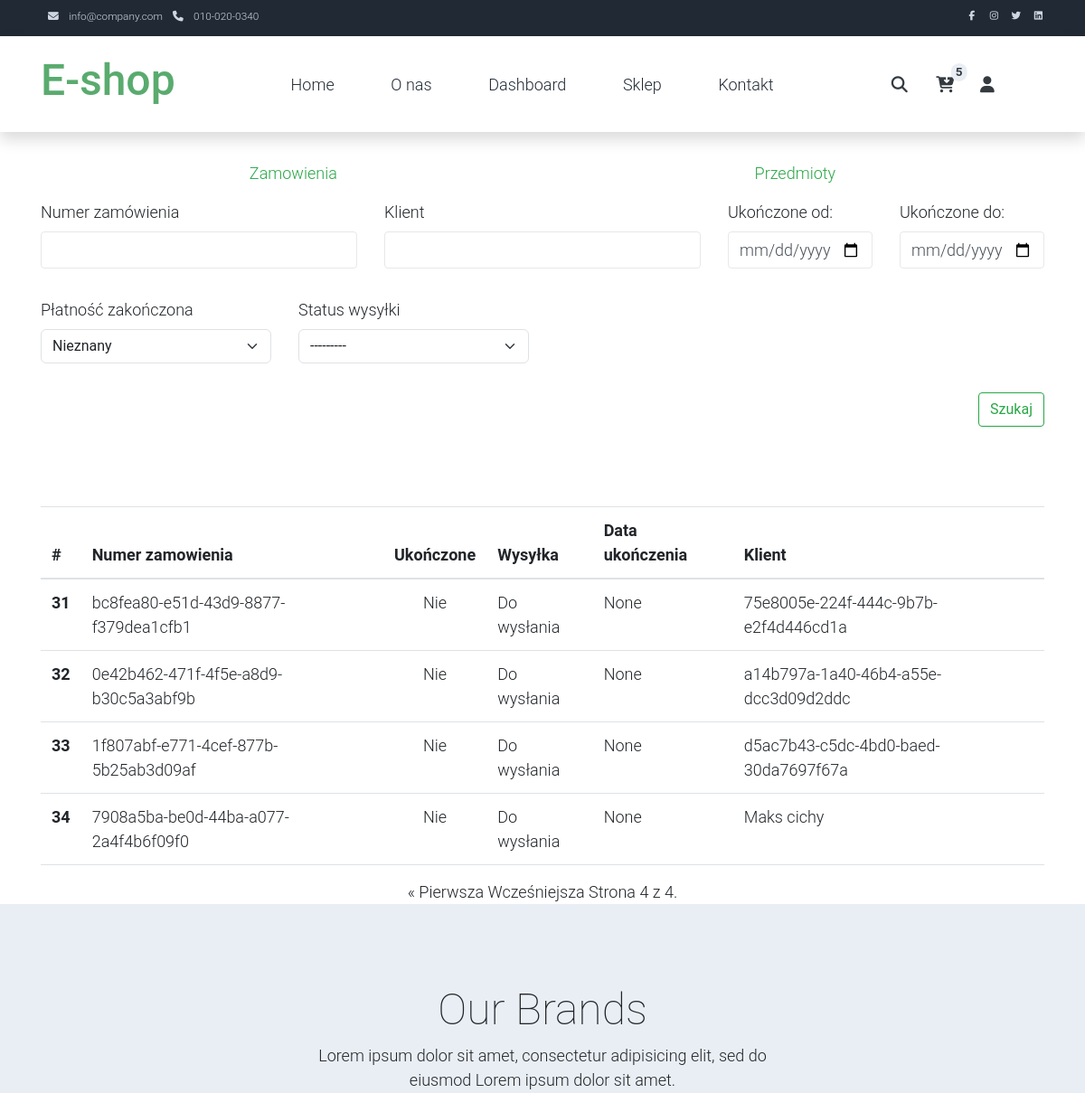
/dashboard/orders/?page=4 (signed in, upper part), run on an earlier commit of the app's database.
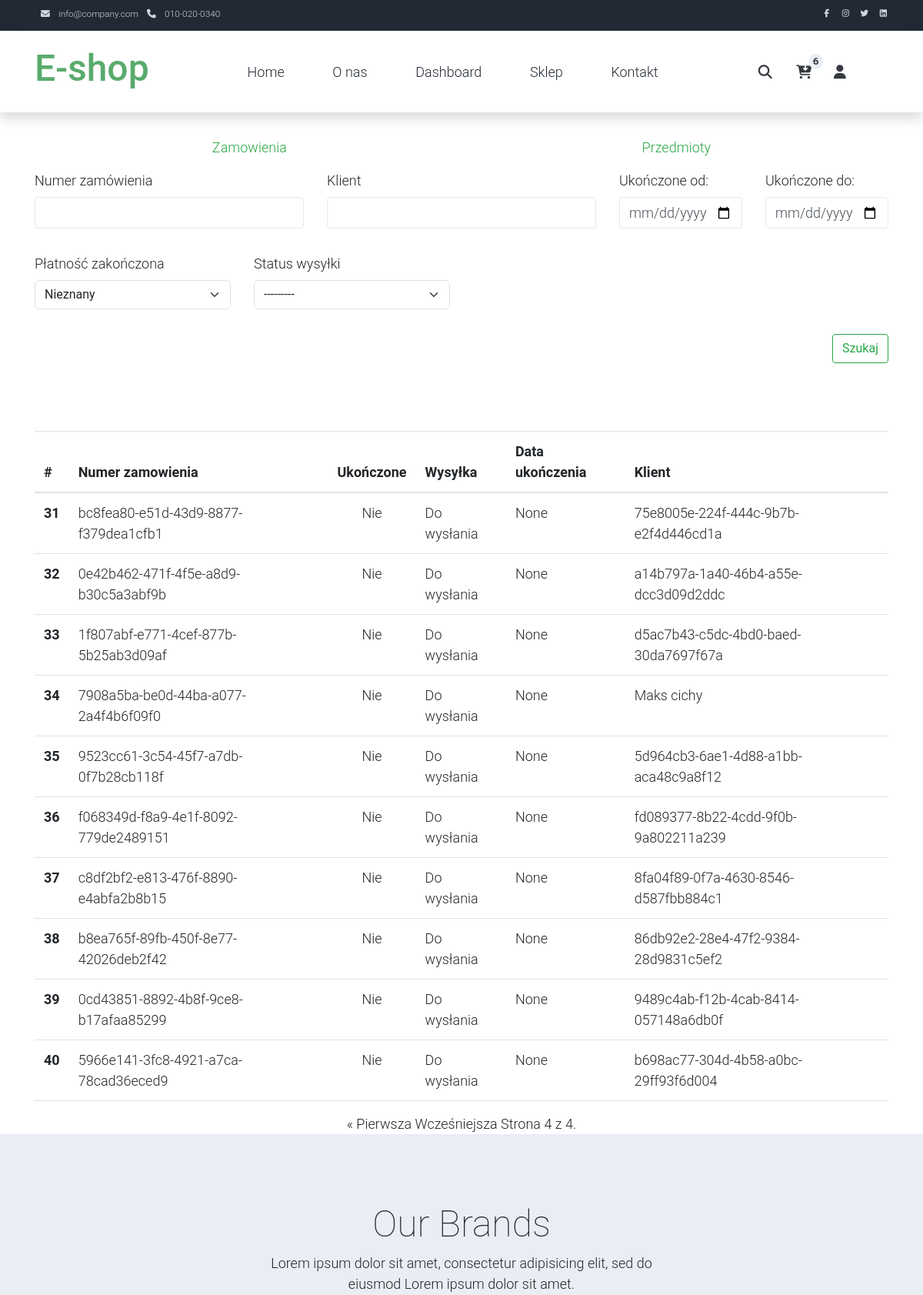
And on a later commit of the database.
### App/models.py (models this page shows, shortened)
class Customer(models.Model):
    user = models.OneToOneField(
        User, on_delete=models.CASCADE, related_name='customer', null=True)
    device = models.CharField(max_length=200, null=True, blank=True)
    name = models.CharField(max_length=100, null=True)
    last_name = models.CharField(max_length=100, null=True)
    email = models.EmailField(null=True)
    creation_date = models.DateTimeField(auto_now_add=True, null=True)
    phone_number = PhoneNumberField(blank=True)
    full_name = models.CharField(max_length=250, null=True, blank=True)
    def __str__(self):
        if self.user:
            name = f"{self.name} {self.last_name}"
        else:
            name = self.device
        return name

class Order(models.Model):
    SHIPMNET_STATUS_CHOICES = (
        ('Do wysłania', 'Do wysłania'),
        ('Wysłana', 'Wysłana'),
        ('Dostarczona', 'Dostarczona'),
    )
    customer = models.ForeignKey(Customer, on_delete=models.CASCADE)
    address = models.ForeignKey(AddressInformation, on_delete=models.SET_NULL,
                                null=True, blank=True, related_name="address_order")
    date_ordered = models.DateTimeField(auto_now_add=True)
    complete = models.BooleanField(default=False)
    transaction_id = models.CharField(max_length=100, null=True)
    payment_in_progress = models.BooleanField(default=False)
    completion_date = models.DateTimeField(null=True, blank=True)
    shipment_status = models.CharField(
        max_length=15, choices=SHIPMNET_STATUS_CHOICES, null=True, default="Do wysłania")
    cupon = models.ForeignKey(
        Cupon, on_delete=models.SET_NULL, null=True, blank=True)
    @property
    def get_cart_objects_quantity(self):
        ordered_items = self.ordered_item.all()
        total = sum([item.quantity for item in ordered_items])
        return total

class OrderItem(models.Model):
    item = models.ForeignKey(Item, on_delete=models.CASCADE)
    order = models.ForeignKey(
        Order,  on_delete=models.SET_NULL, null=True, related_name="ordered_item")
    quantity = models.IntegerField(default=0, null=True, blank=True)
    date_added = models.DateTimeField(auto_now_add=True, null=True)
    item_variant = models.ForeignKey(
        ItemVariant, on_delete=models.CASCADE, null=True, blank=True)

### App/views.py (the view)
# urls.py: path('dashboard/orders/', views.dashboard_orders, name="dashboard_orders"),
def dashboard_orders(request):
    orders = Order.objects.all()
    myFilter = OrderFilter(request.GET, queryset=orders)
    orders = myFilter.qs
    paginator = Paginator(orders, 10)
    page_number = request.GET.get("page")
    page_obj = paginator.get_page(page_number)
    context = {
        'page_obj': page_obj,
        'myFilter': myFilter,
    }
    return render(request, 'App/dashboard_orders.html', context)

### App/templatetags/custom_tags.py (called while the page is built)
@register.filter
def cart_item_count(request):
    try:
        customer = request.user.customer
    except:
        device = request.session.get('device')
        if request.session.get('device') is None:
            request.session['device'] = str(uuid.uuid4())
            device = request.session.get('device')
        customer, created = Customer.objects.get_or_create(device=device)
    order, created = Order.objects.get_or_create(customer=customer, complete=False)
    order = order.get_cart_objects_quantity
    return order

### App/templates/App/dashboard_orders.html (shortened to what this page needs)
{% extends 'App/base.html' %}
{% load static %}
{% load crispy_forms_tags %}
{% block content %}
<div class="container">
<ul class="nav nav-pills nav-fill mt-4">
    <li class="nav-item">
      <a class="nav-link btn-outline-success" href="{% url 'dashboard_orders' %}">Zamowienia</a>
    </li>
    <li class="nav-item">
      <a class="nav-link btn-outline-success" href="{% url 'dashboard_items'%}">Przedmioty</a>
    </li>
</ul>
    <form method="GET" action="{% url 'dashboard_orders' %}" class="mt-2">
        <div class="row">
            <div class="form-group col-md-4">
                {{ myFilter.form.order_id|as_crispy_field }}
            </div>
            <div class="form-group col-md-4">
                {{ myFilter.form.customer|as_crispy_field }}
            </div>
            <div class="form-group col-md-2">
                {{ myFilter.form.start_date|as_crispy_field }}
            </div>
            <div class="form-group col-md-2">
                {{ myFilter.form.end_date|as_crispy_field }}
            </div>
            <div class="form-group col-md-3">
                {{ myFilter.form.status|as_crispy_field }}
            </div>
            <div class="form-group col-md-3">
              {{ myFilter.form.shipment_status|as_crispy_field }}
          </div>
            <div class="form-group col-md-12">
                <button class="btn btn-outline-success mb-5 float-end" type='submit'>Szukaj</button>
            </div>
        </div>
    </form>
    <table class="table mt-4">
        <thead>
          <tr>
            <th scope="col">#</th>
            <th scope="col">Numer zamowienia</th>
            <th scope="col">Ukończone</th>
            <th scope="col">Wysyłka</th>
            <th scope="col">Data ukończenia</th>
            <th scope="col">Klient</th>
          </tr>
        </thead>
        <tbody>
        {% for order in page_obj %}
          <tr>
            <th scope="row">{{ page_obj.start_index|add:forloop.counter0 }}</th>
            <td><a href="{% url 'dashboard_order' order.id %}" class="link-dark">{{ order.transaction_id}}</a></td>
            {% if order.complete == True %}
            <td class="text-center">Tak</i></td>
            {% else %}
            <td class="text-center">Nie</i></td>
            {% endif %}
            <td>{{ order.shipment_status}}</td>
            <td>{{ order.completion_date}}</td>
            <td><a href="" class="link-dark">{{ order.customer}}</a></td>
          </tr>
        {% endfor %}
        </tbody>
      </table>
      <div class="post-block text-center">
        <span class="step-links">
            {% if page_obj.has_previous %}
                <aclass="link-dark" href="?page=1">&laquo; Pierwsza</a>
                <a class="link-dark" href="?page={{ page_obj.previous_page_number }}">Wcześniejsza</a>
            {% endif %}
            <span class="current">
                Strona {{ page_obj.number }} z {{ page_obj.paginator.num_pages }}.
            </span>
        </span>
    </div>
</div>
{% endblock %}

### App/templates/App/base.html (shortened to what this page needs)
{% load static %}
{% load i18n %}
<!DOCTYPE html>
<html lang="pl">
<head>
    <link href="https://cdn.jsdelivr.net/npm/bootstrap@5.3.0-alpha2/dist/css/bootstrap.min.css" rel="stylesheet">
    <link rel="stylesheet" type="text/css" href="https://maxcdn.bootstrapcdn.com/bootstrap/4.0.0/css/bootstrap.min.css">
    <link rel="stylesheet" type="text/css" href="{% static 'css/main.css' %}">
    <link rel="stylesheet" href="{% static 'css/templatemo.css' %}">
    <link rel="stylesheet" href="{% static 'css/custom.css' %}">
</head>
<body>
   {% include 'App/navbar.html' %}
    {% block content %}
    {% endblock %}
    {% include 'App/brands.html' %}
</body>
</html>

### App/templates/App/navbar.html (shortened to what this page needs)
{% load static %}
{% load custom_tags %}
{% block content %}
<nav class="navbar navbar-expand-lg bg-dark navbar-light d-none d-lg-block" id="templatemo_nav_top">
    <div class="container text-light">
        <div class="w-100 d-flex justify-content-between">
            <div>
                <i class="fa fa-envelope mx-2"></i>
                <a class="navbar-sm-brand text-light text-decoration-none" href="mailto:info@company.com">info@company.com</a>
                <i class="fa fa-phone mx-2"></i>
                <a class="navbar-sm-brand text-light text-decoration-none" href="tel:010-020-0340">010-020-0340</a>
            </div>
            <div>
                <a class="text-light" href="https://fb.com/templatemo" target="_blank" rel="sponsored"></a>
                <a class="text-light" href="https://www.instagram.com/" target="_blank"></a>
                <a class="text-light" href="https://twitter.com/" target="_blank"></a>
                <a class="text-light" href="https://www.linkedin.com/" target="_blank"></a>
            </div>
        </div>
    </div>
</nav>
<nav class="navbar navbar-expand-lg navbar-light shadow">
    <div class="container d-flex justify-content-between align-items-center">
        <a class="navbar-brand text-success logo h1 align-self-center" href="{% url 'index' %}">
            E-shop
        </a>
        <div class="align-self-center collapse navbar-collapse flex-fill  d-lg-flex justify-content-lg-between" id="templatemo_main_nav">
            <div class="flex-fill">
                <ul class="nav navbar-nav d-flex justify-content-between mx-lg-auto">
                    <li class="nav-item">
                        <a class="nav-link" href="{% url 'index' %}">Home</a>
                    </li>
                    <li class="nav-item">
                        <a class="nav-link" href="{% url 'about' %}">O nas</a>
                    </li>
                    {% if request.user.is_staff %}
                    <li class="nav-item">
                        <a class="nav-link" href="{% url 'dashboard_orders' %}">Dashboard</a>
                    </li>
                    {% endif %}
                    <li class="nav-item">
                        <a class="nav-link" href="{% url 'products' %}">Sklep</a>
                    </li>
                    <li class="nav-item">
                        <a class="nav-link" href="{% url 'contact' %}">Kontakt</a>
                    </li>
                </ul>
            </div>
            <form method="POST" action="{% url 'products' %}">
            <div class="navbar align-self-center d-flex">
                </form>
                </div>
                <a class="nav-icon d-none d-lg-inline" href="#" data-bs-toggle="modal" data-bs-target="#templatemo_search">
                    <i class="fa fa-fw fa-search text-dark mr-2"></i>
                </a>
                <a class="nav-icon position-relative text-decoration-none" href="{% url 'shopping_cart' %}">
                    <i class="fa fa-fw fa-cart-arrow-down text-dark mr-1"></i>
                    <span class="position-absolute top-0 left-100 translate-middle badge rounded-pill bg-light text-dark">{{ request|cart_item_count}}</span>
                </a>
                {% if user.is_authenticated %}
                <a class="nav-icon position-relative text-decoration-none" href="{% url 'signout' %}">
                {% else%}
                <a class="nav-icon position-relative text-decoration-none" href="{% url 'login_page' %}">
                {% endif %}
                    <i class="fa fa-fw fa-user text-dark mr-3"></i>
                </a>
            </div>
</nav>
{% endblock %}

### App/templates/App/brands.html (shortened to what this page needs)
{% load static %}
{% block content %}
<section class="bg-light py-5">
    <div class="container my-4">
        <div class="row text-center py-3">
            <div class="col-lg-6 m-auto">
                <h1 class="h1">Our Brands</h1>
                <p>
                    Lorem ipsum dolor sit amet, consectetur adipisicing elit, sed do eiusmod
                    Lorem ipsum dolor sit amet.
                </p>
            </div>
        </div>
    </div>
</section>
{% endblock %}

### App/templates/App/footer.html (shortened to what this page needs)
{% load static %}

### static/css/templatemo.css (style rules this page uses)
body, ul, li, p, a, label, input, div { font-family: 'Roboto', sans-serif; font-size: 18px !important; font-weight: 300 !important; }
.h1 { font-family: 'Roboto', sans-serif; font-size: 48px !important; font-weight: 200 !important; }
.logo { font-weight: 500 !important; }
.text-success { color: #59ab6e !important; }
.text-light { color: #cfd6e1 !important; }
.bg-dark { background-color: #212934 !important; }
.bg-light { background-color: #e9eef5 !important; }
#templatemo_nav_top { min-height: 40px; }
#templatemo_nav_top * { font-size: .9em !important; }
#templatemo_main_nav a { color: #212934; }
#templatemo_main_nav .navbar .nav-icon { margin-right: 20px; }
.form-control { border: 1px solid #e8e8e8; }
@media (min-width: 768px) { #templatemo_main_nav .navbar-nav { max-width: 450px; } }
@media (min-width: 992px) { #templatemo_main_nav .navbar-nav { max-width: 550px; } }

What changed in the data, as far as the page shows it:
added Order: start_index|add "35", transaction_id "9523cc61-3c54-45f7-a7db-0f7b28cb118f", complete "Nie", shipment_status "Do wysłania", completion_date "None", customer "5d964cb3-6ae1-4d88-a1bb-aca48c9a8f12"
added Order: start_index|add "36", transaction_id "f068349d-f8a9-4e1f-8092-779de2489151", complete "Nie", shipment_status "Do wysłania", completion_date "None", customer "fd089377-8b22-4cdd-9f0b-9a802211a239"
added Order: start_index|add "37", transaction_id "c8df2bf2-e813-476f-8890-e4abfa2b8b15", complete "Nie", shipment_status "Do wysłania", completion_date "None", customer "8fa04f89-0f7a-4630-8546-d587fbb884c1"
added Order: start_index|add "38", transaction_id "b8ea765f-89fb-450f-8e77-42026deb2f42", complete "Nie", shipment_status "Do wysłania", completion_date "None", customer "86db92e2-28e4-47f2-9384-28d9831c5ef2"
added Order: start_index|add "39", transaction_id "0cd43851-8892-4b8f-9ce8-b17afaa85299", complete "Nie", shipment_status "Do wysłania", completion_date "None", customer "9489c4ab-f12b-4cab-8414-057148a6db0f"
added Order: start_index|add "40", transaction_id "5966e141-3fc8-4921-a7ca-78cad36eced9", complete "Nie", shipment_status "Do wysłania", completion_date "None", customer "b698ac77-304d-4b58-a0bc-29ff93f6d004"
Also different on the page:
{{ request|cart_item_count }}: "5" → "6"
